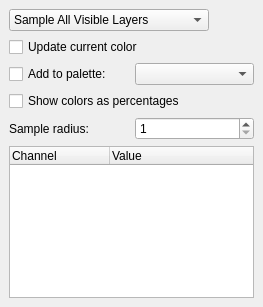
<ui version="4.0" >
 <author></author>
 <comment></comment>
 <exportmacro></exportmacro>
 <class>ColorPickerOptionsWidget</class>
 <widget class="QWidget" name="ColorPickerOptionsWidget" >
  <property name="geometry" >
   <rect>
    <x>0</x>
    <y>0</y>
    <width>263</width>
    <height>307</height>
   </rect>
  </property>
  <property name="windowTitle" >
   <string>Color Picker</string>
  </property>
  <layout class="QGridLayout" >
   <property name="margin" >
    <number>9</number>
   </property>
   <property name="spacing" >
    <number>6</number>
   </property>
   <item row="5" column="0" >
    <widget class="QTreeWidget" name="listViewChannels" >
     <property name="columnCount" >
      <number>2</number>
     </property>
     <column>
      <property name="text" >
       <string>Channel</string>
      </property>
     </column>
     <column>
      <property name="text" >
       <string>Value</string>
      </property>
     </column>
    </widget>
   </item>
   <item row="4" column="0" >
    <layout class="QHBoxLayout" >
     <property name="margin" >
      <number>0</number>
     </property>
     <property name="spacing" >
      <number>6</number>
     </property>
     <item>
      <widget class="QLabel" name="textLabel1" >
       <property name="text" >
        <string>Sample radius:</string>
       </property>
      </widget>
     </item>
     <item>
      <widget class="QSpinBox" name="radius" >
       <property name="maximum" >
        <number>9</number>
       </property>
       <property name="minimum" >
        <number>1</number>
       </property>
      </widget>
     </item>
    </layout>
   </item>
   <item row="3" column="0" >
    <widget class="QCheckBox" name="cbNormaliseValues" >
     <property name="text" >
      <string>Show colors as percentages</string>
     </property>
    </widget>
   </item>
   <item row="2" column="0" >
    <layout class="QHBoxLayout" >
     <property name="margin" >
      <number>0</number>
     </property>
     <property name="spacing" >
      <number>6</number>
     </property>
     <item>
      <widget class="QCheckBox" name="cbPalette" >
       <property name="text" >
        <string>Add to palette:</string>
       </property>
      </widget>
     </item>
     <item>
      <widget class="QComboBox" name="cmbPalette" />
     </item>
    </layout>
   </item>
   <item row="1" column="0" >
    <widget class="QCheckBox" name="cbUpdateCurrentColor" >
     <property name="text" >
      <string>Update current color</string>
     </property>
    </widget>
   </item>
   <item row="0" column="0" >
    <widget class="QComboBox" name="cmbSources" >
     <property name="sizePolicy" >
      <sizepolicy>
       <hsizetype>0</hsizetype>
       <vsizetype>0</vsizetype>
       <horstretch>0</horstretch>
       <verstretch>0</verstretch>
      </sizepolicy>
     </property>
     <property name="minimumSize" >
      <size>
       <width>200</width>
       <height>0</height>
      </size>
     </property>
     <property name="maximumSize" >
      <size>
       <width>200</width>
       <height>32767</height>
      </size>
     </property>
     <item>
      <property name="text" >
       <string>Sample All Visible Layers</string>
      </property>
     </item>
     <item>
      <property name="text" >
       <string>Current Layer</string>
      </property>
     </item>
    </widget>
   </item>
  </layout>
 </widget>
 <layoutdefault spacing="6" margin="11" />
 <pixmapfunction></pixmapfunction>
 <resources/>
 <connections/>
</ui>
